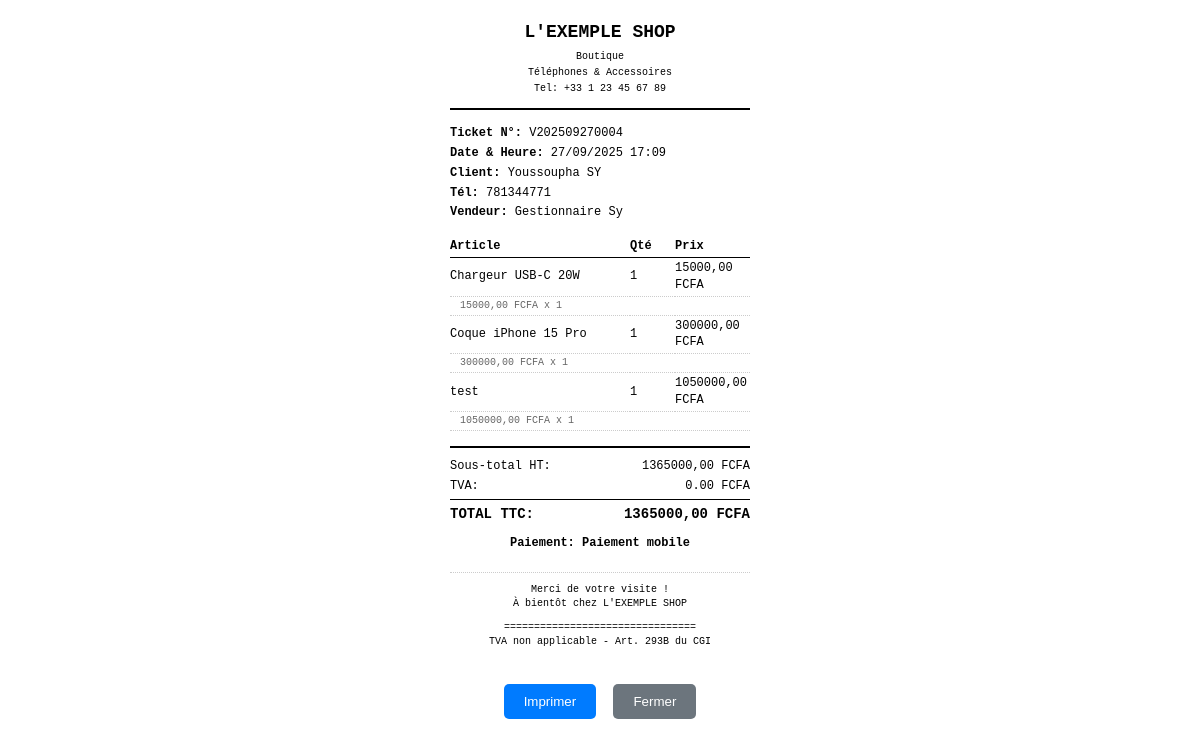
/ventes/6/ticket/ (signed in), run on the app's committed database.
### apps/ventes/models.py (models this page shows, shortened)
class Vente(models.Model):
    MODE_PAIEMENT_CHOICES = [
        ('especes', 'Espèces'),
        ('carte', 'Carte bancaire'),
        ('cheque', 'Chèque'),
        ('virement', 'Virement'),
        ('mobile', 'Paiement mobile'),
    ]
    numero = models.CharField(max_length=20, unique=True, blank=True)
    client = models.CharField(max_length=200, blank=True)
    telephone_client = models.CharField(max_length=15, blank=True)
    total_ht = models.DecimalField(max_digits=10, decimal_places=2, default=0)
    total_ttc = models.DecimalField(max_digits=10, decimal_places=2, default=0)
    mode_paiement = models.CharField(max_length=20, choices=MODE_PAIEMENT_CHOICES, default='especes')
    vendeur = models.ForeignKey(User, on_delete=models.SET_NULL, null=True, blank=True, related_name="ventes_vendeur")
    date_vente = models.DateTimeField(auto_now_add=True)
    note = models.TextField(blank=True)
    utilisateur = models.ForeignKey(
        User,
        on_delete=models.SET_NULL,
        null=True,
        blank=True,
        related_name='ventes_utilisateur'  # <- correspond à user.ventes
    )
    class Meta:
        verbose_name = "Vente"
        verbose_name_plural = "Ventes"
        ordering = ['-date_vente']

class VenteItem(models.Model):
    vente = models.ForeignKey(Vente, on_delete=models.CASCADE, related_name='items')
    produit = models.ForeignKey(Produit, on_delete=models.CASCADE)
    quantite = models.PositiveIntegerField()
    prix_unitaire = models.DecimalField(max_digits=10, decimal_places=2)
    total_ht = models.DecimalField(max_digits=10, decimal_places=2, default=0)
    total_ttc = models.DecimalField(max_digits=10, decimal_places=2, default=0)
    taux_tva = models.DecimalField(max_digits=5, decimal_places=2, default=0)
    class Meta:
        verbose_name = "Article vendu"
        verbose_name_plural = "Articles vendus"
        unique_together = ['vente', 'produit']

### apps/users/models.py (models this page shows, shortened)
class User(AbstractUser):
    ROLE_CHOICES = [
        ('admin', 'Administrateur'),
        ('manager', 'Gestionnaire'),
        ('cashier', 'Caissier'),
    ]
    email = models.EmailField(unique=True)
    telephone = models.CharField(max_length=15, blank=True)
    role = models.CharField(max_length=20, choices=ROLE_CHOICES, default='Administrateur')
    date_creation = models.DateTimeField(auto_now_add=True)
    USERNAME_FIELD = 'username'
    REQUIRED_FIELDS = ['email']
    class Meta:
        verbose_name = "Utilisateur"
        verbose_name_plural = "Utilisateurs"

### apps/produits/models.py (models this page shows, shortened)
class Produit(models.Model):
    nom = models.CharField(max_length=200)
    slug = models.SlugField(unique=True, blank=True)
    categorie = models.ForeignKey(Categorie, on_delete=models.CASCADE, related_name='produits')
    description = models.TextField(blank=True)
    prix_achat = models.DecimalField(max_digits=10, decimal_places=2, default=0)
    prix_vente = models.DecimalField(max_digits=10, decimal_places=2)
    quantite_stock = models.PositiveIntegerField(default=0)
    seuil_alerte = models.PositiveIntegerField(default=5, help_text="Quantité minimum avant alerte")
    date_ajout = models.DateTimeField(auto_now_add=True)
    image = models.ImageField(upload_to='produits/', blank=True, null=True)
    actif = models.BooleanField(default=True)
    class Meta:
        verbose_name = "Produit"
        verbose_name_plural = "Produits"
        ordering = ['-date_ajout']

### apps/ventes/views.py (the view)
# urls.py: path('<int:pk>/ticket/', views.TicketView.as_view(), name='ticket'),
class TicketView(LoginRequiredMixin, DetailView):
    model = Vente
    template_name = 'ventes/ticket.html'
    context_object_name = 'vente'

### templates/ventes/ticket.html (shortened to what this page needs)
<!DOCTYPE html>
<html lang="fr">
<head>
</head>
<body>
    <div class="header">
        <div class="shop-name">L'EXEMPLE SHOP</div>
        <div class="shop-info">Boutique</div>
        <div class="shop-info">Téléphones & Accessoires</div>
        <div class="shop-info">Tel: +33 1 23 45 67 89</div>
    </div>
    <div class="ticket-info">
        <div><strong>Ticket N°:</strong> {{ vente.numero }}</div>
        <div><strong>Date & Heure:</strong> {{ vente.date_vente|date:"d/m/Y H:i" }}</div>
        {% if vente.client %}
        <div><strong>Client:</strong> {{ vente.client }}</div>
        {% endif %}
        {% if vente.telephone_client %}
        <div><strong>Tél:</strong> {{ vente.telephone_client }}</div>
        {% endif %}
        {% if vente.vendeur %}
        <div><strong>Vendeur:</strong> {{ vente.vendeur.get_full_name|default:vente.vendeur.username }}</div>
        {% endif %}
    </div>
    <table class="items-table">
        <thead>
            <tr>
                <th class="item-name">Article</th>
                <th class="item-qty">Qté</th>
                <th class="item-price">Prix</th>
            </tr>
        </thead>
        <tbody>
            {% for item in vente.items.all %}
            <tr>
                <td class="item-name">{{ item.produit.nom|truncatechars:25 }}</td>
                <td class="item-qty">{{ item.quantite }}</td>
                <td class="item-price">{{ item.total_ttc }} FCFA</td>
            </tr>
            <tr>
                <td colspan="3" style="font-size: 10px; color: #666; padding-left: 10px;">
                    {{ item.prix_unitaire }} FCFA x {{ item.quantite }}
                </td>
            </tr>
            {% endfor %}
        </tbody>
    </table>
    <div class="total-section">
        <div class="total-line">
            <span>Sous-total HT:</span>
            <span>{{ vente.total_ht }} FCFA</span>
        </div>
        <div class="total-line">
            <span>TVA:</span>
            <span>0.00 FCFA</span>
        </div>
        <div class="total-line total-final">
            <span>TOTAL TTC:</span>
            <span>{{ vente.total_ttc }} FCFA</span>
        </div>
    </div>
    <div class="payment-info">
        <strong>Paiement: {{ vente.get_mode_paiement_display }}</strong>
    </div>
    <div class="footer">
        <div>Merci de votre visite !</div>
        <div>À bientôt chez L'EXEMPLE SHOP</div>
        <div style="margin-top: 10px;">
            ================================
        </div>
        <div>TVA non applicable - Art. 293B du CGI</div>
    </div>
    <div class="no-print" style="text-align: center; margin-top: 30px;">
        <button onclick="window.print()" style="padding: 10px 20px; margin: 5px; background: #007bff; color: white; border: none; border-radius: 5px; cursor: pointer;">
            Imprimer
        </button>
        <button onclick="window.close()" style="padding: 10px 20px; margin: 5px; background: #6c757d; color: white; border: none; border-radius: 5px; cursor: pointer;">
            Fermer
        </button>
    </div>
</body>
</html>

### templates/ventes/ticket.html (style rules this page uses)
body { font-family: 'Courier New', monospace; font-size: 12px; line-height: 1.4; margin: 0; padding: 20px; max-width: 300px; margin: 0 auto; }
.header { text-align: center; border-bottom: 2px solid #000; padding-bottom: 10px; margin-bottom: 15px; }
.shop-name { font-size: 18px; font-weight: bold; margin-bottom: 5px; }
.shop-info { font-size: 10px; margin-bottom: 2px; }
.ticket-info { margin-bottom: 15px; }
.ticket-info div { margin-bottom: 3px; }
.items-table { width: 100%; border-collapse: collapse; margin-bottom: 15px; }
.items-table th, .items-table td { text-align: left; padding: 2px 0; border-bottom: 1px dotted #ccc; }
.items-table th { font-weight: bold; border-bottom: 1px solid #000; }
.item-name { width: 60%; }
.item-qty { width: 15%; text-align: center; }
.item-price { width: 25%; text-align: right; }
.total-section { border-top: 2px solid #000; padding-top: 10px; margin-top: 15px; }
.total-line { display: flex; justify-content: space-between; margin-bottom: 3px; }
.total-final { font-weight: bold; font-size: 14px; border-top: 1px solid #000; padding-top: 5px; margin-top: 5px; }
.footer { text-align: center; margin-top: 20px; padding-top: 10px; border-top: 1px dotted #ccc; font-size: 10px; }
.payment-info { margin: 10px 0; text-align: center; }

### data on the page
Vente: numero "V202509270004", date_vente "27/09/2025 17:09", client "Youssoupha SY", telephone_client "781344771", vendeur.get_full_name "Gestionnaire Sy", total_ht "1365000,00", total_ttc "1365000,00", mode_paiement "Paiement mobile"
VenteItem: produit.nom "Chargeur USB-C 20W", quantite "1", total_ttc "15000,00", prix_unitaire "15000,00"
VenteItem: produit.nom "Coque iPhone 15 Pro", quantite "1", total_ttc "300000,00", prix_unitaire "300000,00"
VenteItem: produit.nom "test", quantite "1", total_ttc "1050000,00", prix_unitaire "1050000,00"
